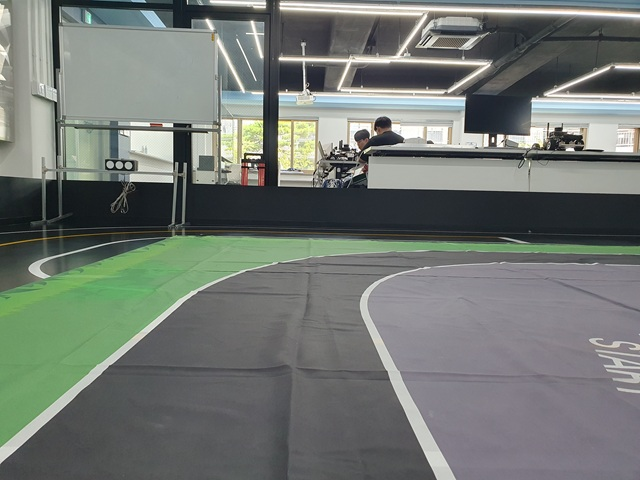
#> input picture study/my_hough/my_hough/track_pic (15).jpg, 640 x 480 px
$ python my_hough2.py
#> lines starting #> are read from the running program, lines starting #| are printed output that depends on the picture; after the words box and inside, x2 and y2 are one past the last pixel; in counts of white or black regions, pixels touching at a corner belong together
#> in start, image is the input picture: shape (480, 640, 3); mean B, G, R 114.4, 119.6, 113.8
#!/usr/bin/env python
# -*- coding: utf-8 -*-

import numpy as np
import cv2
import math

image = np.empty(shape=[0])

Blue = (255, 0, 0)
Green = (0, 255, 0)
Red = (0, 0, 255)
Yellow = (0, 255, 255)

# =============================================
# 차선 인식 프로그램에서 사용할 상수 선언부
# =============================================
CAM_FPS = 30
WIDTH, HEIGHT = 640, 480
ROI_START_ROW = 250
ROI_END_ROW = 450
ROI_HEIGHT = ROI_END_ROW - ROI_START_ROW
L_ROW = 110
View_Center = WIDTH // 2


# =============================================
# 차선 검출 함수
# =============================================
def lane_detect(image, lane_row):

    # ---------------------------------------------
    # 1. 그레이스케일 변환 및 가우시안 블러
    # ---------------------------------------------
#> called with lane_row = 360
    gray = cv2.cvtColor(image, cv2.COLOR_BGR2GRAY)
    blurred = cv2.GaussianBlur(gray, (5, 5), 0)

    # ---------------------------------------------
    # 2. Canny 엣지 감지
    # ---------------------------------------------
    edges = cv2.Canny(blurred, 50, 150)
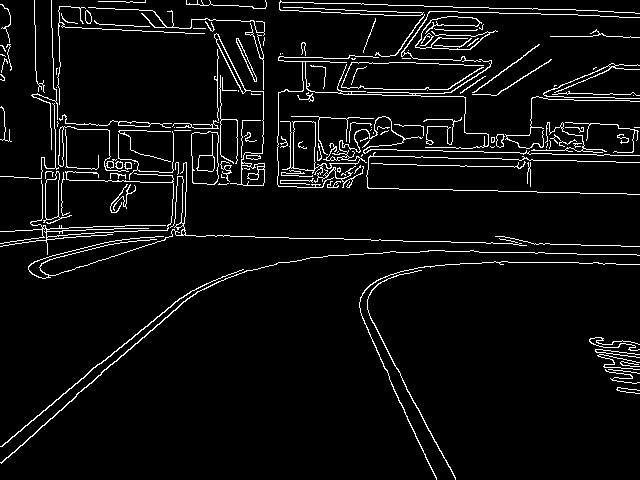
#> edges: shape (480, 640); 5.5% white in thin lines or dots

    cv2.imshow("Edge", edges)
    cv2.waitKey(1)

    # ---------------------------------------------
    # 3. 관심영역(ROI) 설정
    # ---------------------------------------------
    height, width = edges.shape

    roi = np.array([[(0, height), (0, height - 100),
                     (width // 2 - 50, lane_row - 80),
                     (width // 2 + 50, lane_row - 80),
                     (width, height - 100), (width, height)]], dtype=np.int32)

    mask = np.zeros_like(edges)
    cv2.fillPoly(mask, roi, 255)
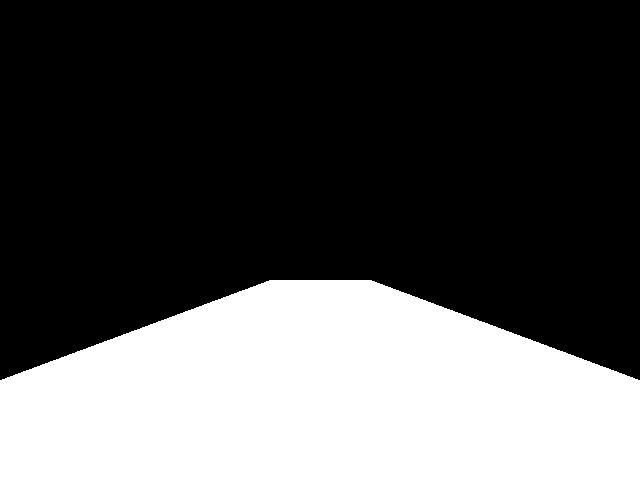
#> mask: shape (480, 640); 32.9% white; 1 white region, box (x1, y1, x2, y2) and area: (0, 280, 640, 480) 100950
    masked_edges = cv2.bitwise_and(edges, mask)
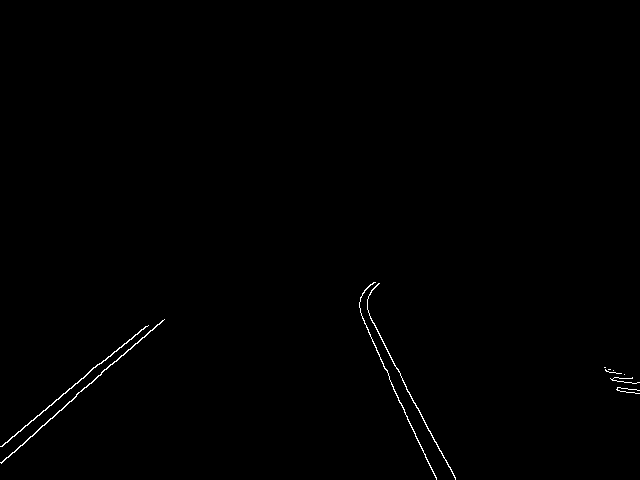
#> masked_edges: shape (480, 640); 0.41% white in thin lines or dots, all inside (x1, y1, x2, y2) = (0, 282, 640, 480)

    cv2.imshow("Masked", masked_edges)
    cv2.waitKey(1)

    # ---------------------------------------------
    # 4. 허프 변환을 이용한 선분 검출
    # ---------------------------------------------
    lines = cv2.HoughLinesP(masked_edges, rho=1, theta=np.pi / 180, threshold=50, minLineLength=50, maxLineGap=50)
#> lines = [[1, 446, 135, 334], [360, 300, 455, 479], [14, 452, 150, 330], [360, 312, 417, 440], [1, 463, 121, 355], [2, 446, 145, 326], [360, 298, 455, 478], [359, 307, 430, 467]]

    # ---------------------------------------------
    # 5. 좌우 차선 선분 저장 공간
    # ---------------------------------------------
    x_left, x_right = None, None
    left_lines, right_lines = [], []

    # ---------------------------------------------
    # 6. Hough 선분을 좌우 차선으로 분류
    # ---------------------------------------------
    if lines is not None:
        for line in lines:
            x1, y1, x2, y2 = line[0]
            slope = (y2 - y1) / (x2 - x1) if x2 != x1 else float('inf')

            if slope < -0.2:
                left_lines.append((x1, y1, x2, y2))

            elif slope > 0.2:
                right_lines.append((x1, y1, x2, y2))
#> this loop made 8 passes
#> (x1, y1, x2, y2, slope) on passes 1 to 8: (1, 446, 135, 334, -0.836), (360, 300, 455, 479, 1.88), (14, 452, 150, 330, -0.897), (360, 312, 417, 440, 2.25), (1, 463, 121, 355, -0.9), (2, 446, 145, 326, -0.839), (360, 298, 455, 478, 1.89), (359, 307, 430, 467, 2.25)
#> after the loop, left_lines = [(1, 446, 135, 334), (14, 452, 150, 330), (1, 463, 121, 355), (2, 446, 145, 326)]; right_lines = [(360, 300, 455, 479), (360, 312, 417, 440), (360, 298, 455, 478), (359, 307, 430, 467)]

    # ---------------------------------------------
    # 7. 여러 Hough 선분을 하나의 직선으로 근사
    # ---------------------------------------------
    def extrapolate(lines, y_target):
#> called with y_target = 360
        if not lines:
            return None, None

        x_coords, y_coords = [], []

        for x1, y1, x2, y2 in lines:
            x_coords += [x1, x2]
            y_coords += [y1, y2]
#> this loop made 4 passes
#> (x1, y1, x2, y2, x_coords, y_coords) on passes 1 to 4: (1, 446, 135, 334, [1, 135], [446, 334]), (14, 452, 150, 330, [1, 135, 14, 150], [446, 334, 452, 330]), (1, 463, 121, 355, [1, 135, 14, 150, 1, 121], [446, 334, 452, 330, 463, 355]), (2, 446, 145, 326, [1, 135, 14, 150, 1, 121, 2, 145], [446, 334, 452, 330, 463, 355, 446, 326])

        poly = np.polyfit(y_coords, x_coords, 1)
#> poly = [-1.14, 520.8]
        x_target = int(np.polyval(poly, y_target))
#> x_target = 109

        return x_target, poly

    # ---------------------------------------------
    # 8. 좌우 차선을 각각 하나의 직선으로 근사
    # ---------------------------------------------
    x_left, left_poly = extrapolate(left_lines, lane_row)
#> x_left = 109; left_poly = [-1.14, 520.8]
    x_right, right_poly = extrapolate(right_lines, lane_row)
#> the loop in extrapolate (call 2), `for x1, y1, x2, y2 in lines:` made 4 passes
#> (x1, y1, x2, y2, x_coords, y_coords) on passes 1 to 4: (360, 300, 455, 479, [360, 455], [300, 479]), (360, 312, 417, 440, [360, 455, 360, 417], [300, 479, 312, 440]), (360, 298, 455, 478, [360, 455, 360, 417, 360, 455], [300, 479, 312, 440, 298, 478]), (359, 307, 430, 467, [360, 455, 360, 417, 360, 455, 359, 430], [300, 479, 312, 440, 298, 478, 307, 467])
#> x_right = 386; right_poly = [0.499, 207.2]

    # ---------------------------------------------
    # 9. 원본 이미지 복사
    # ---------------------------------------------
    line_image = image.copy()

    # ---------------------------------------------
    # 10. 왼쪽 Hough 선분 표시 - 빨간색
    # ---------------------------------------------
    for x1, y1, x2, y2 in left_lines:
        cv2.line(line_image, (x1, y1), (x2, y2), Red, 2)
#> this loop made 4 passes
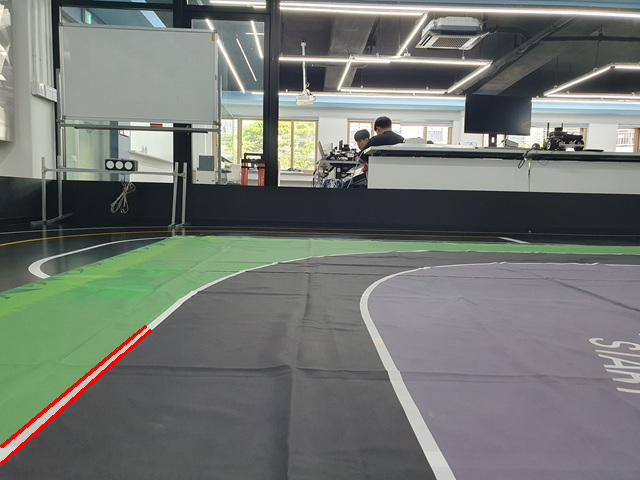
#> line_image: shape (480, 640, 3); 0.47% of pixels changed, all inside (x1, y1, x2, y2) = (0, 325, 152, 465)

    # ---------------------------------------------
    # 11. 오른쪽 Hough 선분 표시 - 노란색
    # ---------------------------------------------
    for x1, y1, x2, y2 in right_lines:
        cv2.line(line_image, (x1, y1), (x2, y2), Yellow, 2)
#> this loop made 4 passes
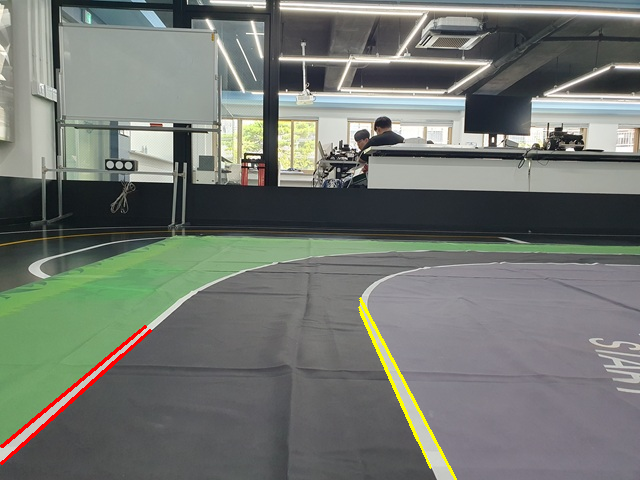
#> line_image: shape (480, 640, 3); 0.41% of pixels changed, all inside (x1, y1, x2, y2) = (358, 297, 457, 480)

    # ---------------------------------------------
    # 12. 1차원 직선 근사 결과 표시 - 파란색
    # ---------------------------------------------
    y_bottom = height

    # 왼쪽 근사 직선
    if left_poly is not None:
        x1 = int(np.polyval(left_poly, lane_row-80))
#> x1 = 201
        x2 = int(np.polyval(left_poly, y_bottom))
#> x2 = -27
        cv2.line(line_image, (x1, lane_row-80), (x2, y_bottom), Blue, 3)

    # 오른쪽 근사 직선
    if right_poly is not None:
        x1 = int(np.polyval(right_poly, lane_row-80))
#> x1 = 347
        x2 = int(np.polyval(right_poly, y_bottom))
#> x2 = 446
        cv2.line(line_image, (x1, lane_row-80), (x2, y_bottom), Blue, 3)
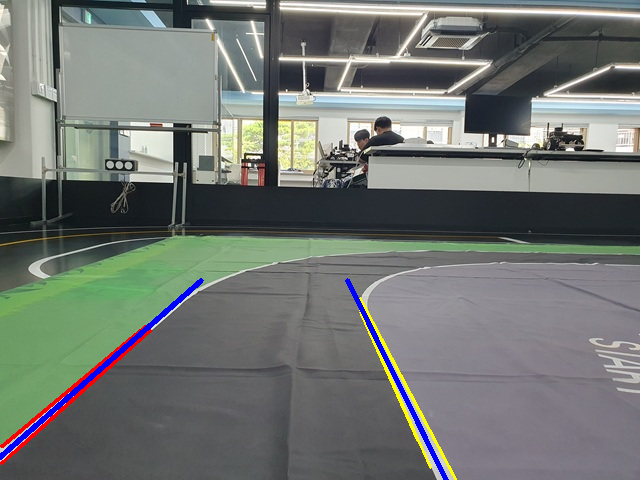
#> line_image: shape (480, 640, 3); mean B, G, R 113.7, 117.6, 113

    # ---------------------------------------------
    # 13. Hough 선분 + 근사 직선 화면 출력
    # ---------------------------------------------
    #cv2.imshow("Hough Lines", line_image)
    #cv2.waitKey(1)

    # ---------------------------------------------
    # 14. 디버깅용 Lane Detection 화면
    # ---------------------------------------------
    debug_image = line_image.copy()

    # 왼쪽 차선 기준점
    if x_left is not None:
        #cv2.line(debug_image, (x_left, lane_row), (x_left, height), Blue, 2)
        cv2.rectangle(debug_image, (x_left - 5, lane_row - 5), (x_left + 5, lane_row + 5), Green, 4)

    # 오른쪽 차선 기준점
    if x_right is not None:
        #cv2.line(debug_image, (x_right, lane_row), (x_right, height), Blue, 2)
        cv2.rectangle(debug_image, (x_right - 5, lane_row - 5), (x_right + 5, lane_row + 5), Green, 4)

    # ---------------------------------------------
    # 15. 기준 수평선 표시
    # ---------------------------------------------
    cv2.line(debug_image, (0, lane_row), (width, lane_row), Yellow, 2)

    x_midpoint = (x_left + x_right) // 2
#> x_midpoint = 247
    cv2.rectangle(debug_image, (x_midpoint-5,lane_row-5), (x_midpoint+5,lane_row+5), Blue, 4)
    cv2.rectangle(debug_image, (View_Center-5,lane_row-5), (View_Center+5,lane_row+5), Red, 4)
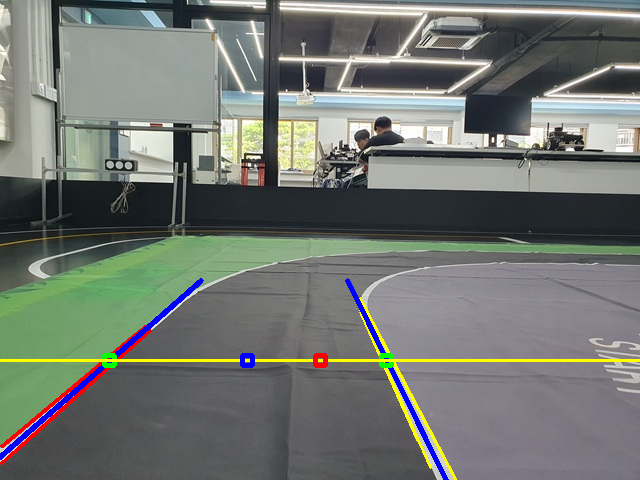
#> debug_image: shape (480, 640, 3); mean B, G, R 112.9, 118.5, 113.7

    # ---------------------------------------------
    # 16. Lane Detection 화면 출력
    # ---------------------------------------------
    cv2.imshow("Lane Detection", debug_image)
    cv2.waitKey(1)

    # ---------------------------------------------
    # 17. 차선 검출 성공 여부
    # ---------------------------------------------
    found = x_left is not None and x_right is not None
#> found = True

    return found, x_left if x_left is not None else -1, x_right if x_right is not None else -1


# =============================================
# 실질적인 메인 함수
# =============================================
def start():

    global image

    # ---------------------------------------------
    # 이미지 파일 읽기
    # ---------------------------------------------

    #image = cv2.imread("line_pic1.png", cv2.IMREAD_COLOR)

    image = cv2.imread("track_pic (15).jpg", cv2.IMREAD_COLOR)

    # ---------------------------------------------
    # 이미지 읽기 실패 확인
    # ---------------------------------------------
    if image is None:
        print("Error: 파일을 읽을 수 없습니다.")
        return

    # ---------------------------------------------
    # ---------------------------------------------
    found, x_left, x_right = lane_detect(image, 360)
#> found = True; x_left = 109; x_right = 386

    # ---------------------------------------------
    # 결과 출력
    # ---------------------------------------------
    print(f"found={found}, x_left={x_left}, x_right={x_right}")
#| found=True, x_left=109, x_right=386

    # ---------------------------------------------
    # 화면 종료 대기
    # ---------------------------------------------
    cv2.waitKey(0)
    cv2.destroyAllWindows()


# =============================================
# 메인 함수
# =============================================
if __name__ == "__main__":
    start()

$ run again, with study/my_hough/my_hough/line_pic1.png saved as study/my_hough/my_hough/track_pic (15).jpg
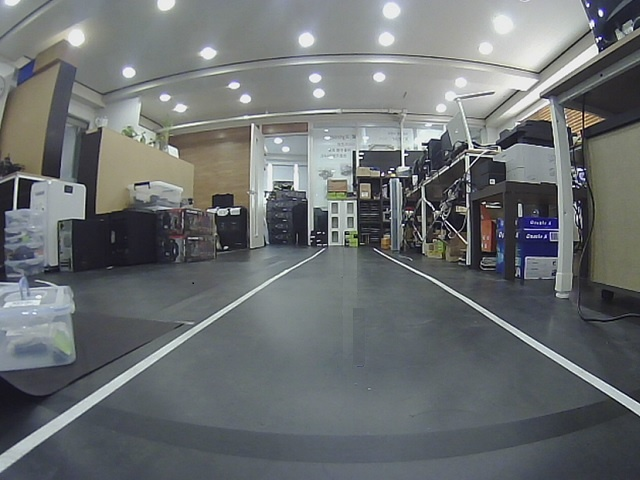
#> input picture study/my_hough/my_hough/line_pic1.png, 640 x 480 px
#> in start, image is the input picture: shape (480, 640, 3); mean B, G, R 112.7, 111.3, 107.2
#> edges: shape (480, 640); 6% white in thin lines or dots
#> mask: shape (480, 640); 32.9% white; 1 white region, box (x1, y1, x2, y2) and area: (0, 280, 640, 480) 100950
#> masked_edges: shape (480, 640); 0.53% white in thin lines or dots, all inside (x1, y1, x2, y2) = (0, 280, 640, 472)
#> lines = [[22, 455, 269, 282], [3, 452, 266, 281], [511, 332, 639, 415], [538, 342, 639, 402], [32, 432, 252, 289], [43, 400, 186, 321], [0, 471, 125, 383], [89, 407, 219, 316], [106, 366, 188, 321]]
#> the loop in lane_detect, `for line in lines:` made 9 passes
#> (x1, y1, x2, y2, slope) on passes 1 to 8: (22, 455, 269, 282, -0.7), (3, 452, 266, 281, -0.65), (511, 332, 639, 415, 0.648), (538, 342, 639, 402, 0.594), (32, 432, 252, 289, -0.65), (43, 400, 186, 321, -0.552), (0, 471, 125, 383, -0.704), (89, 407, 219, 316, -0.7)
#> after the loop in lane_detect, `for line in lines:`: left_lines = [(22, 455, 269, 282), (3, 452, 266, 281), (32, 432, 252, 289), (43, 400, 186, 321), (0, 471, 125, 383), (89, 407, 219, 316), (106, 366, 188, 321)]; right_lines = [(511, 332, 639, 415), (538, 342, 639, 402)]
#> the loop in extrapolate, `for x1, y1, x2, y2 in lines:` made 7 passes
#> (x1, y1, x2, y2, x_coords, y_coords) on passes 1 to 3: (22, 455, 269, 282, [22, 269], [455, 282]), (3, 452, 266, 281, [22, 269, 3, 266], [455, 282, 452, 281]), (32, 432, 252, 289, [22, 269, 3, 266, 32, 252], [455, 282, 452, 281, 432, 289])
#> poly = [-1.45, 664.3]
#> x_target = 142
#> in lane_detect, `x_left, left_poly = extrapolate(left_lines, lane_row)`: left_poly = [-1.45, 664.3]
#> the loop in extrapolate (call 2), `for x1, y1, x2, y2 in lines:` made 2 passes
#> (x1, y1, x2, y2, x_coords, y_coords) on passes 1 to 2: (511, 332, 639, 415, [511, 639], [332, 415]), (538, 342, 639, 402, [511, 639, 538, 639], [332, 415, 342, 402])
#> in lane_detect, `x_right, right_poly = extrapolate(right_lines, lane_row)`: x_right = 561; right_poly = [1.59, -9.46]
#> the loop in lane_detect, `for x1, y1, x2, y2 in left_lines:` made 7 passes
#> the loop in lane_detect, `for x1, y1, x2, y2 in right_lines:` made 2 passes
#> after the loop in lane_detect, `for x1, y1, x2, y2 in right_lines:`:
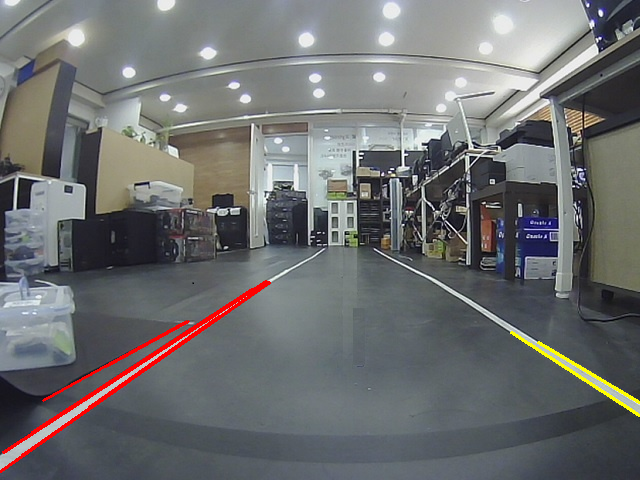
#> line_image: shape (480, 640, 3); mean B, G, R 110.9, 110.3, 108.8
#> in lane_detect, `x1 = int(np.polyval(left_poly, lane_row-80))`: x1 = 258
#> in lane_detect, `x2 = int(np.polyval(left_poly, y_bottom))`: x2 = -31
#> in lane_detect, `x1 = int(np.polyval(right_poly, lane_row-80))`: x1 = 434
#> in lane_detect, `x2 = int(np.polyval(right_poly, y_bottom))`: x2 = 751
#> x_midpoint = 351
#> in lane_detect, `cv2.rectangle(debug_image, (View_Center-5,lane_row-5), (View_Center+5,..`:
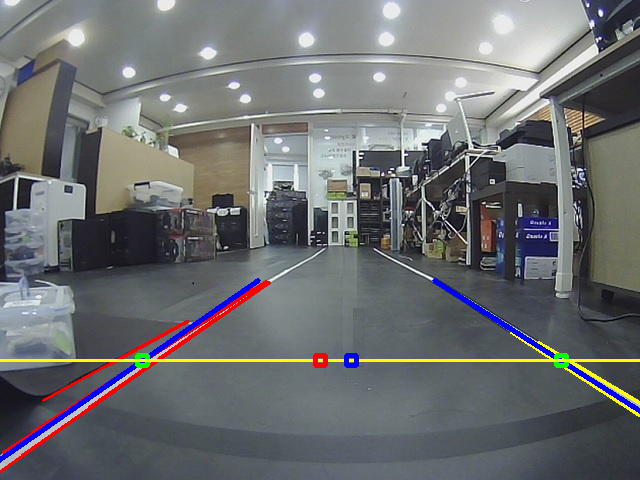
#> debug_image: shape (480, 640, 3); mean B, G, R 111.4, 110, 107.9
#> in lane_detect, `found = x_left is not None and x_right is not None`: found = True
#> in start, `found, x_left, x_right = lane_detect(image, 360)`: x_left = 142; x_right = 561
#| found=True, x_left=142, x_right=561
